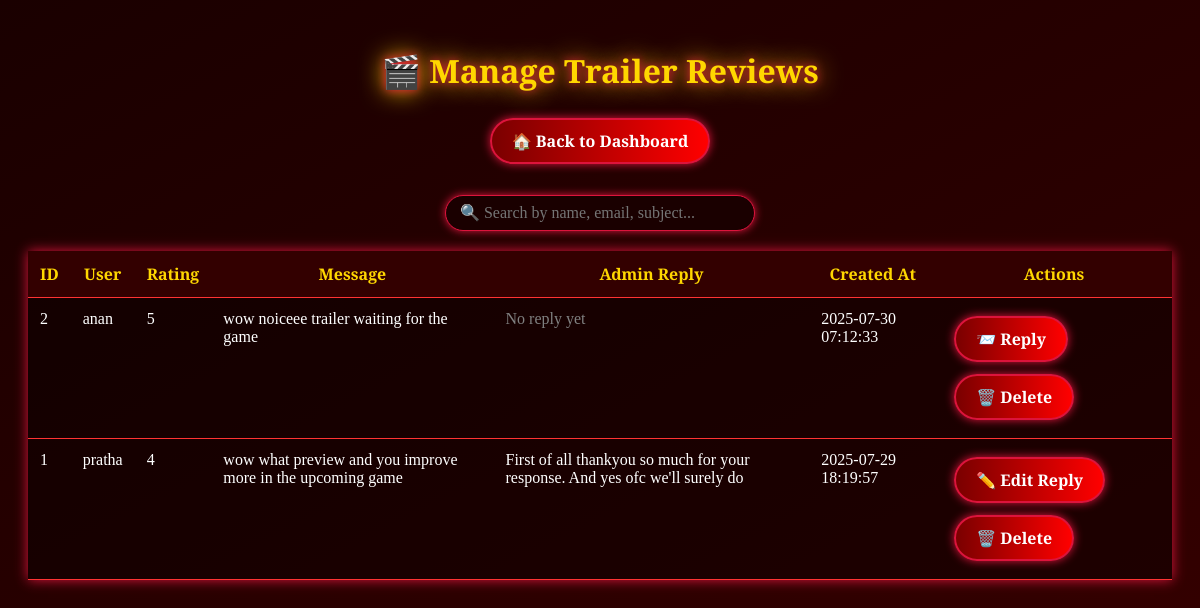
Screenshot of /manage_trailer_review.php with the database file from the repository.
### tables this page shows
CREATE TABLE `submit_trailer_review` (
  `id` int(11) NOT NULL,
  `user_name` varchar(100) NOT NULL,
  `rating` int(11) NOT NULL CHECK (`rating` between 1 and 5),
  `your_message` text NOT NULL,
  `created_at` timestamp NOT NULL DEFAULT current_timestamp(),
  `is_deleted` tinyint(1) DEFAULT 0,
  `admin_reply` text DEFAULT NULL
);

### manage_trailer_review.php (the view, shortened to what this page needs)
<?php
include('db.php');
$search = isset($_GET['search']) ? mysqli_real_escape_string($conn, $_GET['search']) : '';
$where = "WHERE (user_name LIKE '%$search%' OR your_message LIKE '%$search%' OR admin_reply LIKE '%$search%')";
$sql = "SELECT * FROM submit_trailer_review $where ORDER BY created_at DESC";
$result = mysqli_query($conn, $sql);
?>
<!DOCTYPE html>
<html>
<head>
</head>
<body>
  <h1>🎬 Manage Trailer Reviews</h1>
  <div class="top-btn">
  <a class="magic-btn" href="dashboard.php">🏠 Back to Dashboard</a>
</div>
  <div class="search-box">
    <form method="GET" action="manage_trailer_review.php">
    <input type="text" name="search" placeholder="🔍 Search by name, email, subject..." value="<?= htmlspecialchars($search) ?>">
  </form>
  </div>
  <table>
    <tr>
      <th>ID</th>
      <th>User</th>
      <th>Rating</th>
      <th>Message</th>
      <th>Admin Reply</th>
      <th>Created At</th>
      <th>Actions</th>
    </tr>
<?php if ($result && $result->num_rows > 0): ?>
      <?php while ($row = $result->fetch_assoc()): ?>
        <tr class="<?= $row['is_deleted'] ? 'is_deleted' : '' ?>">
          <td><?= $row['id'] ?></td>
          <td><?= htmlspecialchars($row['user_name']) ?></td>
          <td><?= htmlspecialchars($row['rating']) ?></td>
          <td><?= nl2br(htmlspecialchars($row['your_message'])) ?></td>
          <td><?= nl2br(htmlspecialchars($row['admin_reply'])) ?: '<span style="color:gray;">No reply yet</span>' ?></td>
          <td><?= $row['created_at'] ?></td>
          <td>
            <?php if (!$row['is_deleted']): ?>
              <a class="magic-btn" href="reply_trailer_review.php?id=<?= $row['id'] ?>">
  <?= empty($row['admin_reply']) ? '📨 Reply' : '✏️ Edit Reply' ?>
</a>
              <a class="magic-btn" href="delete_trailer_review.php?id=<?= $row['id'] ?>" onclick="return confirm('Delete this contact message?');">🗑️ Delete</a>
            <?php else: ?>
              <a class="magic-btn" style="background: royalblue;" href="restore_trailer_review.php?id=<?= $row['id'] ?>">♻️ Restore</a>
            <?php endif; ?>
          </td>
        </tr>
      <?php endwhile; ?>
    <?php else: ?>
      <tr><td colspan="8">No contact messages found.</td></tr>
    <?php endif; ?>
      </table>
</body>
</html>

### manage_trailer_review.php (style rules this page uses)
body { background: linear-gradient(to bottom right, #1a0000, #330000); font-family: 'Cinzel', serif; color: #ffd700; padding: 20px; }
h1 { text-align: center; text-shadow: 0 0 10px crimson, 0 0 25px gold; margin-bottom: 20px; }
.top-btn { text-align: center; margin-bottom: 25px; }
.magic-btn { background: linear-gradient(to right, #7a0000, #ff0000); color: white; font-weight: bold; padding: 10px 20px; margin: 6px; border-radius: 30px; border: 2px solid crimson; text-decoration: none; box-shadow: 0 0 10px crimson; transition: all 0.3s ease; display: inline-block; }
table { width: 100%; border-collapse: collapse; min-width: 720px; background: rgba(0, 0, 0, 0.4); box-shadow: 0 0 12px crimson; }
th, td { padding: 12px; border-bottom: 1px solid #ff3333; color: white; vertical-align: top; }
th { background: #330000; color: gold; }
.search-box { display: flex; justify-content: center; margin-bottom: 20px; }
input[type="text"] { padding: 8px 14px; border-radius: 25px; border: 1px solid crimson; width: 280px; font-family: 'Cinzel', serif; font-size: 1rem; background: #1a0000; color: #ffd700; box-shadow: 0 0 8px crimson; }

### rows the page displays
submit_trailer_review: id "2", user_name "anan", rating "5", your_message "wow noiceee trailer waiting for the game", admin_reply "No reply yet", created_at "2025-07-30 07:12:33", shows "📨 Reply"
submit_trailer_review: id "1", user_name "pratha", rating "4", your_message "wow what preview and you improve more in the upcoming game", admin_reply "First of all thankyou so much for your response. And yes ofc we'll surely do", created_at "2025-07-29 18:19:57", shows "✏️ Edit Reply"
